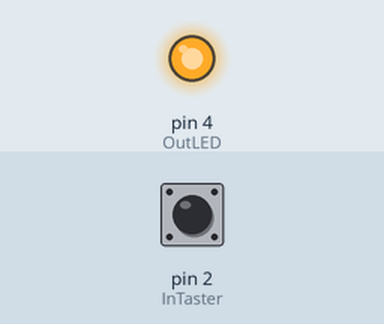
A sketch run on a simulated Arduino Uno, built with avr-gcc and run on an emulated ATmega328P. Parts: output pins drawn as LEDs (lit = HIGH). Inputs (shaded band) come from the test bench; at power-on: pin 2 (InTaster) HIGH.

Above: at 1.2 s.
1.3 s: pin 2 (InTaster) pulled LOW for 3.2 s
At 3.2 s:
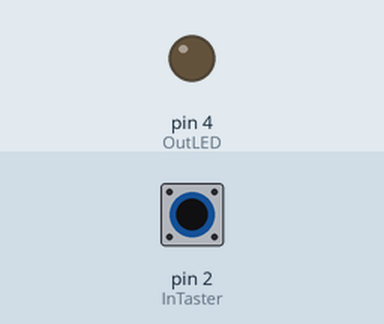
6.0 s: pin 2 (InTaster) pulled LOW for 1 s
At 7.2 s:
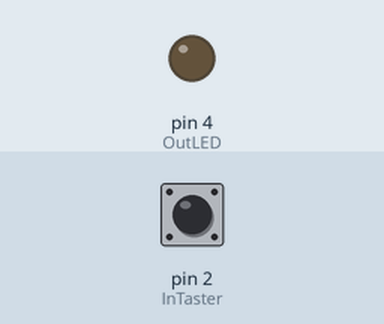
Timing chart, 0 to 9.0 s (numbered marks = the images above; inputs shaded):
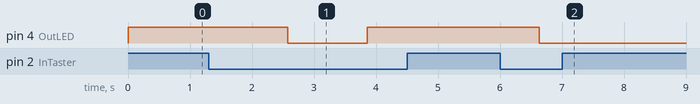

The sketch:

TinyDimmer.ino
```cpp
/* Ein sehr kleines Dimmer-Programm */

/* Festlegen der Pin-Nummern */
const int OutLED=4;
const int InTaster=2;

/* Variable für momentane Helligkeit */
int Helligkeit=128;

/* Diese Prozedur wird beim Einschalten einmal aufgerufen */
void setup()
{
  pinMode(InTaster, INPUT_PULLUP);
  pinMode(OutLED, OUTPUT);
}

/* Diese Prozedur wird ständig neu aufgerufen */
void loop()
{
  if (digitalRead(InTaster) == LOW) {
    Helligkeit++;
    if (Helligkeit > 255) Helligkeit=0;
  }
  analogWrite(OutLED, Helligkeit);
  delay(10);
}
```

Measured:
- after the input at 1.3 s, pin 4 (OutLED): HIGH → LOW after 1.3 s, → HIGH 1.3 s later
- after the input at 6.0 s, pin 4 (OutLED): HIGH → LOW after 0.63 s
